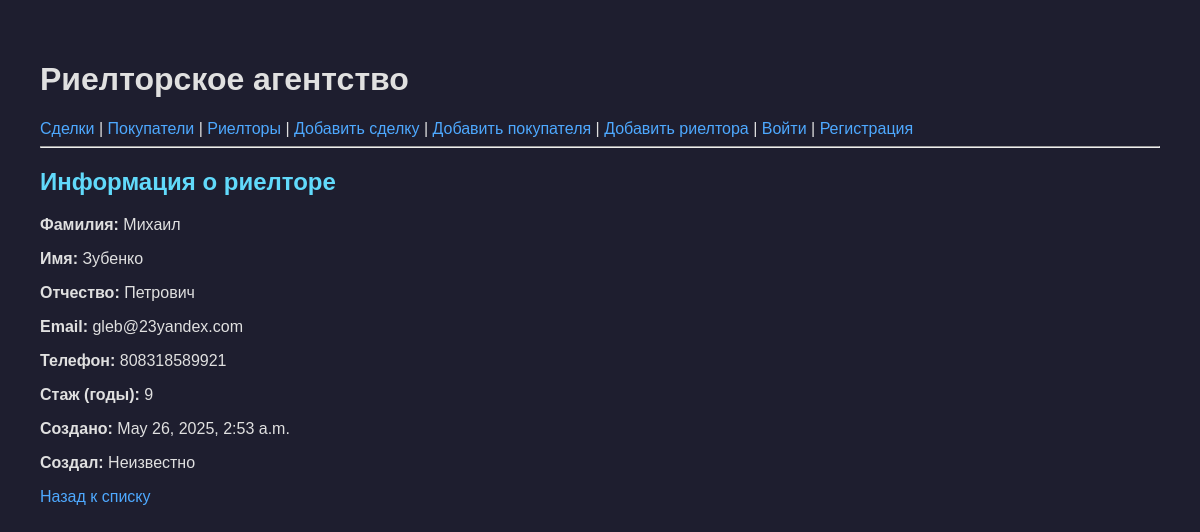
The app's page /realtor/1/ with its own data.
### agency/models.py (models this page shows, shortened)
class Realtor(models.Model):
    first_name = models.CharField(max_length=50, verbose_name="Имя")
    last_name = models.CharField(max_length=50, verbose_name="Фамилия")
    patronymic = models.CharField(max_length=50, verbose_name="Отчество")
    phone = models.CharField(max_length=15, verbose_name="Телефон")
    email = models.EmailField(unique=True, verbose_name="Email")
    experience_years = models.PositiveIntegerField(verbose_name="Стаж (годы)")
    created_at = models.DateTimeField(auto_now_add=True, verbose_name="Дата создания")
    created_by = models.ForeignKey(User, on_delete=models.SET_NULL, null=True, blank=True, verbose_name="Создал")
    class Meta:
        verbose_name = "Риелтор"
        verbose_name_plural = "Риелторы"

### agency/views.py (the view)
# urls.py: path('realtor/<int:pk>/', views.realtor_detail, name='realtor_detail'),
def realtor_detail(request, pk):
    realtor = get_object_or_404(Realtor, pk=pk)
    return render(request, 'agency/realtor_detail.html', {'realtor': realtor})

### agency/templates/agency/realtor_detail.html
{% extends 'agency/base.html' %}
{% block content %}
    <h2>Информация о риелторе</h2>
    <p><strong>Фамилия:</strong> {{ realtor.last_name }}</p>
    <p><strong>Имя:</strong> {{ realtor.first_name }}</p>
    <p><strong>Отчество:</strong> {{ realtor.patronymic }}</p>
    <p><strong>Email:</strong> {{ realtor.email }}</p>
    <p><strong>Телефон:</strong> {{ realtor.phone }}</p>
    <p><strong>Стаж (годы):</strong> {{ realtor.experience_years }}</p>
    <p><strong>Создано:</strong> {{ realtor.created_at }}</p>
    <p><strong>Создал:</strong> {{ realtor.created_by.username|default:"Неизвестно" }}</p>
    <a href="{% url 'agency:realtor_list' %}">Назад к списку</a>
{% endblock %}

### agency/static/agency/style.css (style rules this page uses)
body { background-color: #1e1e2f; color: #e0e0e0; font-family: 'Segoe UI', sans-serif; margin: 0; padding: 20px; }
h2 { color: #61dafb; margin-bottom: 20px; }
a { color: #4ea9ff; text-decoration: none; }

### agency/templates/agency/base.html (style rules this page uses)
body { font-family: Arial, sans-serif; margin: 20px; }

### records on screen
Realtor: last_name "Михаил", first_name "Зубенко", patronymic "Петрович", email "gleb@23yandex.com", phone "808318589921", experience_years "9", created_at "May 26, 2025, 2:53 a.m.", created_by.username "Неизвестно"
